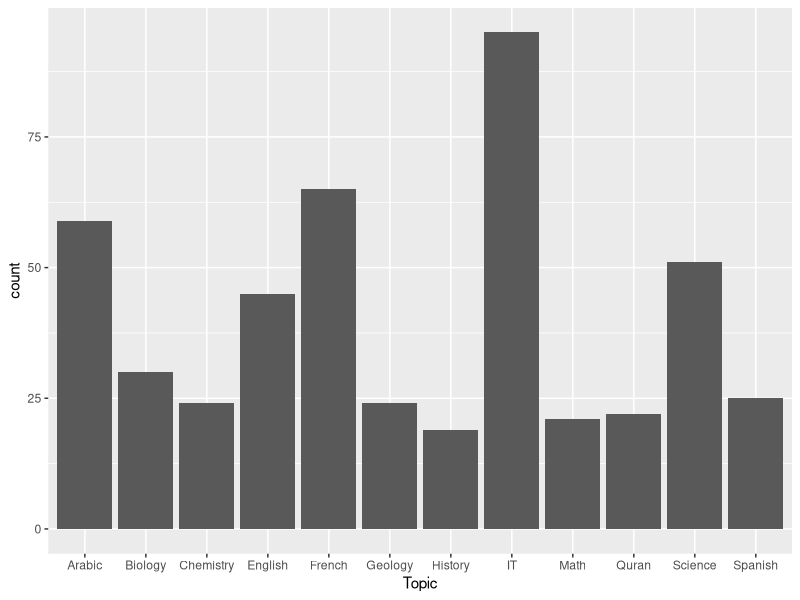
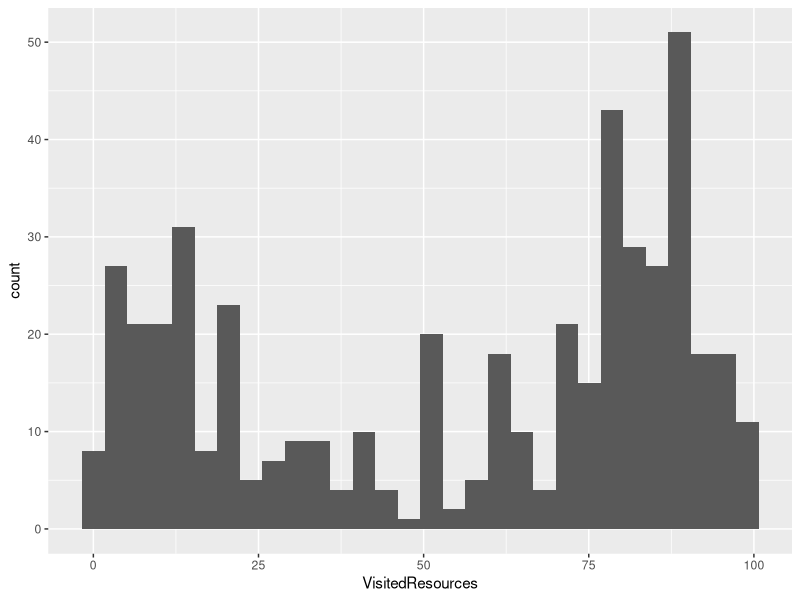

Here is the R script that generated these plots, in order:
## ---- chunk 1
knitr::opts_chunk$set(echo = TRUE)
## ---- chunk 2
library(tidyverse)
## ---- chunk 3
df_edu <- read_csv("../data/xAPI-Edu-Data.csv")
## ---- chunk 4
ggplot(df_edu, aes(x=Topic)) + geom_bar()
## ---- chunk 5
ggplot(df_edu, aes(x=VisitedResources)) + geom_histogram()
